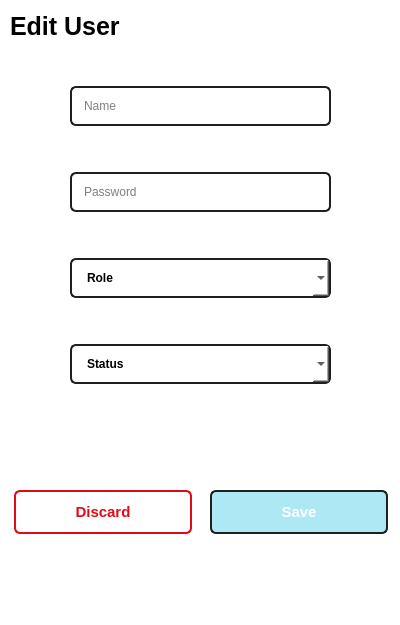
<?xml version="1.0" encoding="UTF-8"?>
<ui version="4.0">
 <class>EditUserForm</class>
 <widget class="QWidget" name="EditUserForm">
  <property name="geometry">
   <rect>
    <x>0</x>
    <y>0</y>
    <width>400</width>
    <height>625</height>
   </rect>
  </property>
  <property name="minimumSize">
   <size>
    <width>388</width>
    <height>625</height>
   </size>
  </property>
  <property name="windowTitle">
   <string>Form</string>
  </property>
  <property name="styleSheet">
   <string notr="true">QWidget
{
	background-color: white;
}

/*--------------------------------- Push Buttons (END)-------------------------------------*/
QPushButton {
	color: black;
	font-weight: bold;
	font-size: 15px;
 	padding: 10px;

	border-radius: 6.28px;
	border: 1.82px solid #1F1F1F;
	
	background-color: white;
}

QPushButton:checked
{
	background-color: #0096C7;
	border: 1.82px solid #1F1F1F;
	color:white;
}

#cancelButton
{
	border: 1.82px solid #e30a17;
	color: #e30a17;
}

#saveButton
{
	background-color:#ade8f4;
	color:white;
}
/*--------------------------------- Push Buttons (END)-------------------------------------*/


/*--------------------------------- Line Edits (START)---------------------------------------*/
QLineEdit
{
	color: black;

	padding: 10px;

	border-radius: 6.28px;
	border: 1.82px solid #1F1F1F;

	background-color: white;
}

#SearchUserByNameLineEdit
{
	color: black;

	padding: 10px;

	border-radius: 6.28px;
	border: 1.82px solid #1F1F1F;

	background-color: white;
}

#SearchCategoryByNameLineEdit
{
	color: black;

	padding: 10px;

	border-radius: 6.28px;
	border: 1.82px solid #1F1F1F;

	background-color: white;
}
/*--------------------------------- Line Edits (END)------------------------------------------*/


/*--------------------------------- Label (START)-----------------------------------*/
QLabel
{
	color: black;
	font-weight: bold;
	font-size: 25px;
}

#SideBarLogoLabel
{
	color: black;
	font-weight: bold;
	font-size: 30px;

	background-color: transparent;
}

#NumberOfProductRecordsShownLabel
{
	color: black;
}
#NumberOfUserRecordsShownLabel
{
	color: black;
}
#NumberOfCategoryRecordsShownLabel
{
	color: black;
}
/*--------------------------------- Labels (END)--------------------------------------*/


/*--------------------------------- Widgets (START)-------------------------------------*/
#SideBarWidget
{
	background-color: #ADE8F4;
}
/*--------------------------------- Widgets (END)-------------------------------------*/


/*--------------------------------- Tables (START)-------------------------------------*/
QTableView {

    padding: 5px;

    border: 1px solid #CCC;
    border-radius: 5px;

    gridline-color: #EEE;
	/*alternate-background-color: #f4f5f7;*/
}

QHeaderView::section {
    color: #333;
    font-size: 11pt;
font-weight: bold;

    padding: 4px;

    background-color: white;
}

QTableView::item {
	color: black;

    padding: 5px;
}

QTableView::item:selected {
    color: black;
	font-weight: bold;
	background-color: #ADE8F4;
}
/*--------------------------------- Tables (END)-------------------------------------*/

/*--------------------------------- ComboBox(START)-------------------------------*/
QComboBox {
    border: 1.82px solid #1F1F1F;
    border-radius: 6.28px;
	padding:10px;
   	padding-left:15px;
	padding-right:15px;

    background-color: white;
    font-weight: bold;
    color: black;
}

QComboBox::down-arrow {
    width: 12px;
    height: 12px;
}

QComboBox::drop-down {
    border-left: 1.82px solid #1F1F1F;
	color: black;
	image: url(:/icons/drop-down.svg);
    width: 20px;
}

QComboBox QAbstractItemView {
    background-color: white;
    color: black;
    selection-background-color: lightgray;
    selection-color: black;
    border: 1px solid black;
}
/*-------------------------------------------------ComboBox(END)---------------------------*/
</string>
  </property>
  <widget class="QWidget" name="layoutWidget">
   <property name="geometry">
    <rect>
     <x>70</x>
     <y>60</y>
     <width>261</width>
     <height>351</height>
    </rect>
   </property>
   <layout class="QVBoxLayout" name="verticalLayout">
    <property name="spacing">
     <number>20</number>
    </property>
    <item>
     <widget class="QLineEdit" name="usernameLineEdit">
      <property name="placeholderText">
       <string>Name</string>
      </property>
     </widget>
    </item>
    <item>
     <widget class="QLineEdit" name="passwordLineEdit">
      <property name="placeholderText">
       <string>Password</string>
      </property>
     </widget>
    </item>
    <item>
     <widget class="QComboBox" name="roleComboBox">
      <property name="styleSheet">
       <string notr="true">QWidget
{
	background-color: white;
}

/*--------------------------------- Push Buttons (END)-------------------------------------*/
QPushButton {
	color: black;
	font-weight: bold;
	font-size: 15px;
 	padding: 10px;

	border-radius: 6.28px;
	border: 1.82px solid #1F1F1F;
	
	background-color: white;
}

QPushButton:checked
{
	background-color: #0096C7;
	border: 1.82px solid #1F1F1F;
	color:white;
}

#DiscardButton
{
	border: 1.82px solid #e30a17;
	color: #e30a17;
}

#SaveButton
{
	background-color:#ade8f4;
	color:white;
}
/*--------------------------------- Push Buttons (END)-------------------------------------*/


/*--------------------------------- Line Edits (START)---------------------------------------*/
QLineEdit
{
	color: black;

	padding: 10px;

	border-radius: 6.28px;
	border: 1.82px solid #1F1F1F;

	background-color: white;
}

#SearchUserByNameLineEdit
{
	color: black;

	padding: 10px;

	border-radius: 6.28px;
	border: 1.82px solid #1F1F1F;

	background-color: white;
}

#SearchCategoryByNameLineEdit
{
	color: black;

	padding: 10px;

	border-radius: 6.28px;
	border: 1.82px solid #1F1F1F;

	background-color: white;
}
/*--------------------------------- Line Edits (END)------------------------------------------*/


/*--------------------------------- Label (START)-----------------------------------*/
QLabel
{
	color: black;
	font-weight: bold;
	font-size: 25px;
}

#SideBarLogoLabel
{
	color: black;
	font-weight: bold;
	font-size: 30px;

	background-color: transparent;
}

#NumberOfProductRecordsShownLabel
{
	color: black;
}
#NumberOfUserRecordsShownLabel
{
	color: black;
}
#NumberOfCategoryRecordsShownLabel
{
	color: black;
}
/*--------------------------------- Labels (END)--------------------------------------*/


/*--------------------------------- Widgets (START)-------------------------------------*/
#SideBarWidget
{
	background-color: #ADE8F4;
}
/*--------------------------------- Widgets (END)-------------------------------------*/


/*--------------------------------- Tables (START)-------------------------------------*/
QTableView {

    padding: 5px;

    border: 1px solid #CCC;
    border-radius: 5px;

    gridline-color: #EEE;
	/*alternate-background-color: #f4f5f7;*/
}

QHeaderView::section {
    color: #333;
    font-size: 11pt;
font-weight: bold;

    padding: 4px;

    background-color: white;
}

QTableView::item {
	color: black;

    padding: 5px;
}

QTableView::item:selected {
    color: black;
	font-weight: bold;
	background-color: #ADE8F4;
}
/*--------------------------------- Tables (END)-------------------------------------*/

/*--------------------------------- ComboBox(START)-------------------------------*/
QComboBox {
    border: 1.82px solid #1F1F1F;
    border-radius: 6.28px;
	padding:10px;
   	padding-left:15px;
	padding-right:15px;

    background-color: white;
    font-weight: bold;
    color: black;
}

QComboBox::down-arrow {
    width: 12px;
    height: 12px;
}

QComboBox::drop-down {
    border-left: 1.82px solid #1F1F1F;
	color: black;
	image: url(:/icons/drop-down.svg);
    width: 20px;
}

QComboBox QAbstractItemView {
    background-color: white;
    color: black;
    selection-background-color: lightgray;
    selection-color: black;
    border: 1px solid black;
}
/*-------------------------------------------------ComboBox(END)---------------------------*/
</string>
      </property>
      <property name="placeholderText">
       <string>Role</string>
      </property>
     </widget>
    </item>
    <item>
     <widget class="QComboBox" name="statusComboBox">
      <property name="placeholderText">
       <string>Status</string>
      </property>
     </widget>
    </item>
   </layout>
  </widget>
  <widget class="QLabel" name="EditProductLabel">
   <property name="geometry">
    <rect>
     <x>10</x>
     <y>0</y>
     <width>366</width>
     <height>52</height>
    </rect>
   </property>
   <property name="text">
    <string>Edit User</string>
   </property>
  </widget>
  <widget class="QPushButton" name="cancelButton">
   <property name="geometry">
    <rect>
     <x>14</x>
     <y>490</y>
     <width>178</width>
     <height>44</height>
    </rect>
   </property>
   <property name="text">
    <string>Discard</string>
   </property>
  </widget>
  <widget class="QPushButton" name="saveButton">
   <property name="geometry">
    <rect>
     <x>210</x>
     <y>490</y>
     <width>178</width>
     <height>44</height>
    </rect>
   </property>
   <property name="text">
    <string>Save</string>
   </property>
  </widget>
 </widget>
 <resources/>
 <connections/>
</ui>
